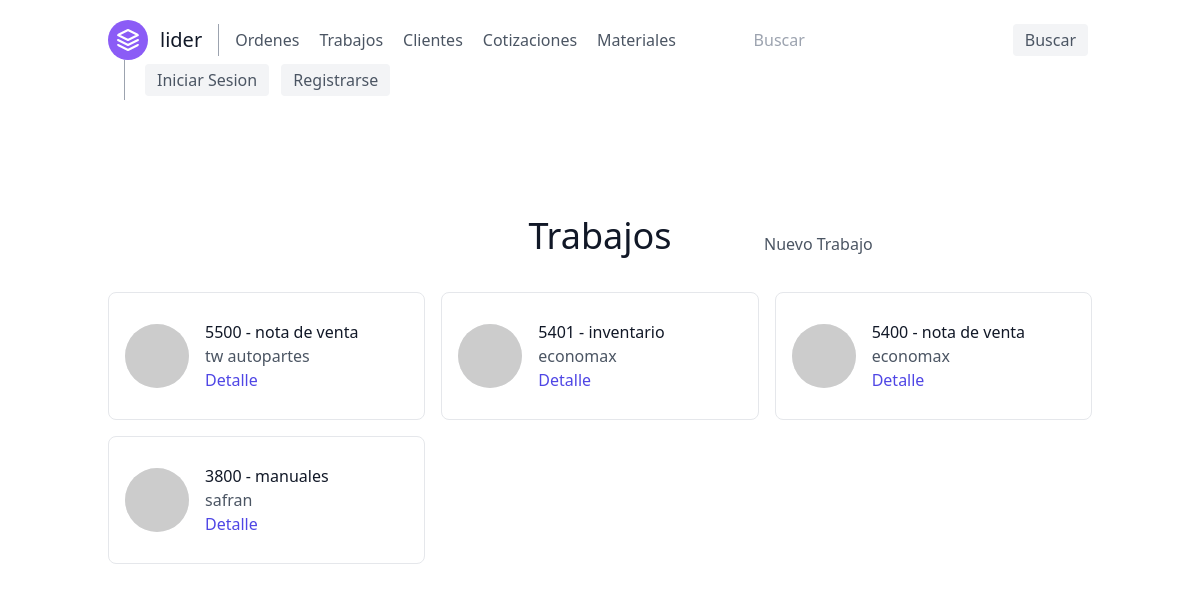
Screenshot of /trabajos/ with the database file from the repository.
### orders/models.py (models this page shows, shortened)
class Lider(models.Model):
    lider_id = models.CharField('Numero de Lider', max_length=4,
                                validators=[RegexValidator(r'^\d{1,10}$')], primary_key=True)
    doc_description = models.CharField(verbose_name='Descripcion del formato',
                                       max_length=250, default='NOTA DE VENTA')
    customer = models.ForeignKey(Customer, on_delete=models.CASCADE, default='')
    doc_inks = models.CharField(max_length=14, choices=[('negra', 'NEGRA'),
                                                        ('reflex', 'AZUL REFLEX'),
                                                        ('rojo032', 'ROJO 032CV'),
                                                        ('naranjaDirecto', 'NARANJA DIRECTO')
                                                        ],
                                default='reflex')

class Customer(models.Model):
    name_company = models.CharField(verbose_name='Nombre/Empresa', max_length=50)
    email = models.EmailField(verbose_name='Correo', null=True)
    phone_number = models.CharField(verbose_name='Telefono', max_length=10, validators=[RegexValidator(r'^\d{1,10}$')])
    address = models.CharField(verbose_name='Domicilio', max_length=100, null=True)
    shipping = models.BooleanField(verbose_name='Entrega a domicilio')
    def __str__(self):
        return self.name_company

### lider/views.py (the view)
# urls.py: path('', LiderView.as_view(), name='lider'),
class LiderView(ListView):
    model = Lider
    template_name = 'lider/lider.html'
    ordering = ['-lider_id']

### lider/templates/lider/lider.html
{% extends 'base.html' %}
{% block content %}
    <section class="text-gray-600 body-font">
        <div class="container px-5 py-24 mx-auto">
            <div class="grid grid-cols-3 text-center w-full mb-5">
                <p></p>
                <h1 class="sm:text-4xl text-3xl font-medium title-font mb-4 text-gray-900">Trabajos</h1>
                <a class="grid content-center justify-start" href="{% url 'lider-create' %}">Nuevo Trabajo</a>
            </div>
            <div class="flex flex-wrap -m-2">
                {% for lider in lider_list %}
                    <div class="p-2 lg:w-1/3 md:w-1/2 w-full h-36">
                        <div class="h-full flex items-center border-gray-200 border p-4 rounded-lg">
                            <img alt="team"
                                 class="w-16 h-16 bg-gray-100 object-cover object-center flex-shrink-0 rounded-full mr-4"
                                 src="https://dummyimage.com/80x80">
                            <div class="flex-grow">
                                <h2 class="text-gray-900 title-font font-medium">{{ lider.lider_id }} - {{ lider.doc_description|lower }}</h2>
                                <p>{{ lider.customer }}</p>
                                <a href="{% url 'lider-detail' lider.pk  %}"
                                   class="text-indigo-600 hover:text-blue-500">Detalle</a>
                            </div>
                        </div>
                    </div>
                {% endfor %}
            </div>
        </div>
    </section>
{% endblock content %}

### rows the page displays
Lider: lider_id "5500", doc_description "nota de venta", customer "tw autopartes"
Lider: lider_id "5401", doc_description "inventario", customer "economax"
Lider: lider_id "5400", doc_description "nota de venta", customer "economax"
Lider: lider_id "3800", doc_description "manuales", customer "safran"
